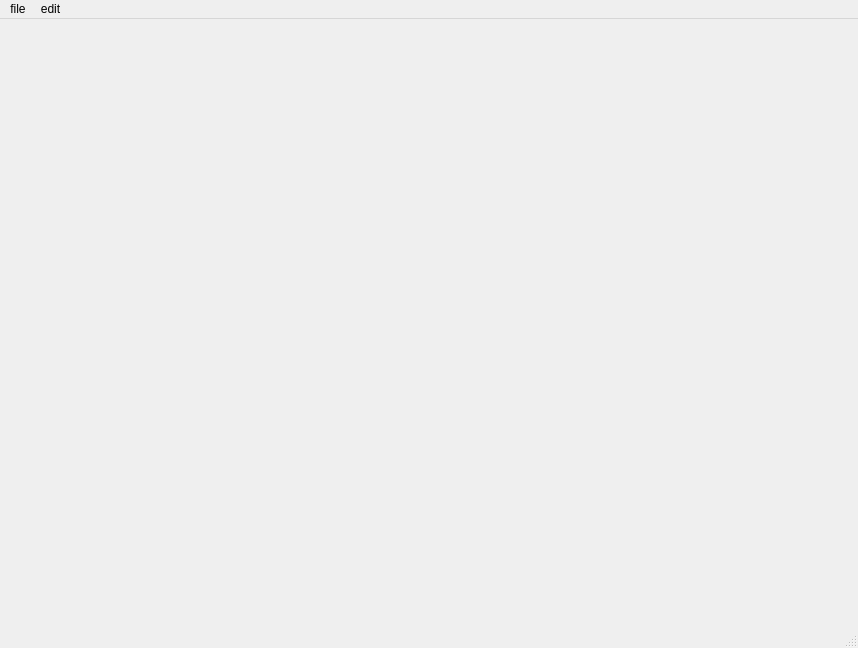
<?xml version="1.0" encoding="UTF-8"?>
<ui version="4.0">
 <class>MainWindow</class>
 <widget class="QMainWindow" name="MainWindow">
  <property name="geometry">
   <rect>
    <x>0</x>
    <y>0</y>
    <width>858</width>
    <height>648</height>
   </rect>
  </property>
  <property name="windowTitle">
   <string>MainWindow</string>
  </property>
  <widget class="QWidget" name="centralwidget"/>
  <widget class="QMenuBar" name="menubar">
   <property name="geometry">
    <rect>
     <x>0</x>
     <y>0</y>
     <width>858</width>
     <height>33</height>
    </rect>
   </property>
   <widget class="QMenu" name="menufile">
    <property name="title">
     <string>file</string>
    </property>
    <addaction name="actionopen"/>
    <addaction name="actionsave"/>
   </widget>
   <widget class="QMenu" name="menuedit">
    <property name="title">
     <string>edit</string>
    </property>
   </widget>
   <addaction name="menufile"/>
   <addaction name="menuedit"/>
  </widget>
  <widget class="QStatusBar" name="statusbar"/>
  <action name="actionopen">
   <property name="text">
    <string>open</string>
   </property>
  </action>
  <action name="actionsave">
   <property name="text">
    <string>save</string>
   </property>
  </action>
 </widget>
 <resources/>
 <connections/>
</ui>
